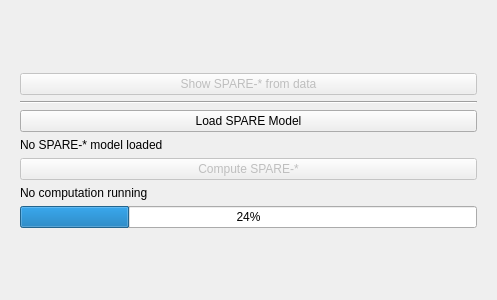
<?xml version="1.0" encoding="UTF-8"?>
<ui version="4.0">
 <class>Form</class>
 <widget class="QWidget" name="Form">
  <property name="geometry">
   <rect>
    <x>0</x>
    <y>0</y>
    <width>497</width>
    <height>300</height>
   </rect>
  </property>
  <property name="windowTitle">
   <string>SPAREs</string>
  </property>
  <layout class="QVBoxLayout" name="verticalLayout_2">
   <item>
    <widget class="QStackedWidget" name="stackedWidget">
     <property name="styleSheet">
      <string notr="true"/>
     </property>
     <property name="currentIndex">
      <number>0</number>
     </property>
     <widget class="QWidget" name="page">
      <layout class="QVBoxLayout" name="verticalLayout_3">
       <item>
        <spacer name="verticalSpacer_2">
         <property name="orientation">
          <enum>Qt::Vertical</enum>
         </property>
         <property name="sizeHint" stdset="0">
          <size>
           <width>20</width>
           <height>40</height>
          </size>
         </property>
        </spacer>
       </item>
       <item>
        <widget class="QPushButton" name="show_SPARE_scores_from_data_Btn">
         <property name="enabled">
          <bool>false</bool>
         </property>
         <property name="text">
          <string>Show SPARE-* from data</string>
         </property>
        </widget>
       </item>
       <item>
        <widget class="Line" name="line">
         <property name="orientation">
          <enum>Qt::Horizontal</enum>
         </property>
        </widget>
       </item>
       <item>
        <widget class="QPushButton" name="load_SPARE_model_Btn">
         <property name="text">
          <string>Load SPARE Model</string>
         </property>
        </widget>
       </item>
       <item>
        <widget class="QLabel" name="SPARE_model_info">
         <property name="text">
          <string>No SPARE-* model loaded</string>
         </property>
        </widget>
       </item>
       <item>
        <widget class="QPushButton" name="compute_SPARE_scores_Btn">
         <property name="enabled">
          <bool>false</bool>
         </property>
         <property name="text">
          <string>Compute SPARE-*</string>
         </property>
         <property name="checkable">
          <bool>true</bool>
         </property>
         <property name="checked">
          <bool>false</bool>
         </property>
        </widget>
       </item>
       <item>
        <widget class="QLabel" name="SPARE_computation_info">
         <property name="text">
          <string>No computation running</string>
         </property>
        </widget>
       </item>
       <item>
        <widget class="QProgressBar" name="factorial_progressBar">
         <property name="value">
          <number>24</number>
         </property>
        </widget>
       </item>
       <item>
        <spacer name="verticalSpacer">
         <property name="orientation">
          <enum>Qt::Vertical</enum>
         </property>
         <property name="sizeHint" stdset="0">
          <size>
           <width>20</width>
           <height>40</height>
          </size>
         </property>
        </spacer>
       </item>
      </layout>
     </widget>
     <widget class="QWidget" name="page_2">
      <layout class="QVBoxLayout" name="verticalLayout">
       <item>
        <layout class="QHBoxLayout" name="horizontalLayout_3">
         <item>
          <widget class="QLabel" name="label">
           <property name="text">
            <string>SPARE-*</string>
           </property>
          </widget>
         </item>
         <item>
          <widget class="QPushButton" name="load_other_model_Btn">
           <property name="text">
            <string>Load other model</string>
           </property>
          </widget>
         </item>
         <item>
          <widget class="QPushButton" name="add_to_dataframe_Btn">
           <property name="text">
            <string>Add to DataFrame</string>
           </property>
          </widget>
         </item>
        </layout>
       </item>
      </layout>
     </widget>
    </widget>
   </item>
  </layout>
 </widget>
 <resources/>
 <connections/>
</ui>
